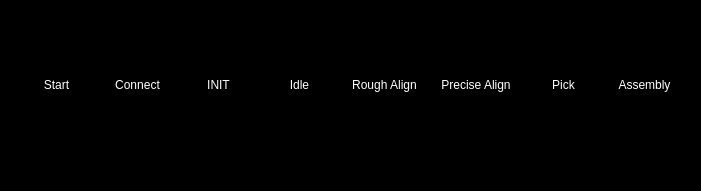
        <widget class="QStackedWidget" name="ProcessAndInfoStackedWidget">
         <property name="geometry">
          <rect>
           <x>0</x>
           <y>500</y>
           <width>701</width>
           <height>191</height>
          </rect>
         </property>
         <property name="styleSheet">
          <string notr="true"> background-color: #000000; color: white;</string>
         </property>
         <property name="currentIndex">
          <number>0</number>
         </property>
         <widget class="QWidget" name="AutoProcessPage">
          <property name="styleSheet">
           <string notr="true"/>
          </property>
          <layout class="QHBoxLayout" name="horizontalLayout_6">
           <item>
            <widget class="QFrame" name="Timeline">
             <property name="sizePolicy">
              <sizepolicy hsizetype="Preferred" vsizetype="Preferred">
               <horstretch>0</horstretch>
               <verstretch>0</verstretch>
              </sizepolicy>
             </property>
             <property name="styleSheet">
              <string notr="true"/>
             </property>
             <property name="frameShape">
              <enum>QFrame::Shape::StyledPanel</enum>
             </property>
             <property name="frameShadow">
              <enum>QFrame::Shadow::Raised</enum>
             </property>
             <layout class="QHBoxLayout" name="horizontalLayout_3">
              <item alignment="Qt::AlignmentFlag::AlignVCenter">
               <widget class="QWidget" name="StartWidget" native="true">
                <layout class="QVBoxLayout" name="verticalLayout_2">
                 <item>
                  <widget class="QLabel" name="StartProcessText">
                   <property name="text">
                    <string>Start</string>
                   </property>
                   <property name="alignment">
                    <set>Qt::AlignmentFlag::AlignCenter</set>
                   </property>
                  </widget>
                 </item>
                 <item alignment="Qt::AlignmentFlag::AlignHCenter">
                  <widget class="QLabel" name="StartCircle">
                   <property name="sizePolicy">
                    <sizepolicy hsizetype="Fixed" vsizetype="Fixed">
                     <horstretch>0</horstretch>
                     <verstretch>0</verstretch>
                    </sizepolicy>
                   </property>
                   <property name="text">
                    <string/>
                   </property>
                   <property name="pixmap">
                    <pixmap>icons/white/timeline-circle.svg</pixmap>
                   </property>
                   <property name="scaledContents">
                    <bool>true</bool>
                   </property>
                   <property name="alignment">
                    <set>Qt::AlignmentFlag::AlignCenter</set>
                   </property>
                  </widget>
                 </item>
                </layout>
               </widget>
              </item>
              <item alignment="Qt::AlignmentFlag::AlignVCenter">
               <widget class="QWidget" name="ConnectWidget" native="true">
                <layout class="QVBoxLayout" name="verticalLayout">
                 <item>
                  <widget class="QLabel" name="ConnectProcessText">
                   <property name="text">
                    <string>Connect</string>
                   </property>
                   <property name="alignment">
                    <set>Qt::AlignmentFlag::AlignCenter</set>
                   </property>
                  </widget>
                 </item>
                 <item alignment="Qt::AlignmentFlag::AlignHCenter">
                  <widget class="QLabel" name="ConnectCircle">
                   <property name="sizePolicy">
                    <sizepolicy hsizetype="Fixed" vsizetype="Fixed">
                     <horstretch>0</horstretch>
                     <verstretch>0</verstretch>
                    </sizepolicy>
                   </property>
                   <property name="text">
                    <string/>
                   </property>
                   <property name="pixmap">
                    <pixmap>icons/white/timeline-circle.svg</pixmap>
                   </property>
                   <property name="scaledContents">
                    <bool>true</bool>
                   </property>
                   <property name="alignment">
                    <set>Qt::AlignmentFlag::AlignCenter</set>
                   </property>
                  </widget>
                 </item>
                </layout>
               </widget>
              </item>
              <item alignment="Qt::AlignmentFlag::AlignVCenter">
               <widget class="QWidget" name="INITWidget" native="true">
                <layout class="QVBoxLayout" name="verticalLayout_3">
                 <item>
                  <widget class="QLabel" name="INITProcessText">
                   <property name="text">
                    <string>INIT</string>
                   </property>
                   <property name="alignment">
                    <set>Qt::AlignmentFlag::AlignCenter</set>
                   </property>
                  </widget>
                 </item>
                 <item alignment="Qt::AlignmentFlag::AlignHCenter">
                  <widget class="QLabel" name="INITCircle">
                   <property name="sizePolicy">
                    <sizepolicy hsizetype="Fixed" vsizetype="Fixed">
                     <horstretch>0</horstretch>
                     <verstretch>0</verstretch>
                    </sizepolicy>
                   </property>
                   <property name="text">
                    <string/>
                   </property>
                   <property name="pixmap">
                    <pixmap>icons/white/timeline-circle.svg</pixmap>
                   </property>
                   <property name="scaledContents">
                    <bool>true</bool>
                   </property>
                   <property name="alignment">
                    <set>Qt::AlignmentFlag::AlignCenter</set>
                   </property>
                  </widget>
                 </item>
                </layout>
               </widget>
              </item>
              <item alignment="Qt::AlignmentFlag::AlignVCenter">
               <widget class="QWidget" name="IdleWidget" native="true">
                <layout class="QVBoxLayout" name="verticalLayout_6">
                 <item>
                  <widget class="QLabel" name="IdleProcessText">
                   <property name="text">
                    <string>Idle</string>
                   </property>
                   <property name="alignment">
                    <set>Qt::AlignmentFlag::AlignCenter</set>
                   </property>
                  </widget>
                 </item>
                 <item alignment="Qt::AlignmentFlag::AlignHCenter">
                  <widget class="QLabel" name="IdleCircle">
                   <property name="sizePolicy">
                    <sizepolicy hsizetype="Fixed" vsizetype="Fixed">
                     <horstretch>0</horstretch>
                     <verstretch>0</verstretch>
                    </sizepolicy>
                   </property>
                   <property name="text">
                    <string/>
                   </property>
                   <property name="pixmap">
                    <pixmap>icons/white/timeline-circle.svg</pixmap>
                   </property>
                   <property name="scaledContents">
                    <bool>true</bool>
                   </property>
                   <property name="alignment">
                    <set>Qt::AlignmentFlag::AlignCenter</set>
                   </property>
                  </widget>
                 </item>
                </layout>
               </widget>
              </item>
              <item alignment="Qt::AlignmentFlag::AlignVCenter">
               <widget class="QWidget" name="ManualAlignWidget" native="true">
                <layout class="QVBoxLayout" name="verticalLayout_7">
                 <item>
                  <widget class="QLabel" name="RoughAlignProcessText">
                   <property name="text">
                    <string>Rough Align</string>
                   </property>
                   <property name="alignment">
                    <set>Qt::AlignmentFlag::AlignCenter</set>
                   </property>
                  </widget>
                 </item>
                 <item alignment="Qt::AlignmentFlag::AlignHCenter">
                  <widget class="QLabel" name="RoughAlignCircle">
                   <property name="sizePolicy">
                    <sizepolicy hsizetype="Fixed" vsizetype="Fixed">
                     <horstretch>0</horstretch>
                     <verstretch>0</verstretch>
                    </sizepolicy>
                   </property>
                   <property name="text">
                    <string/>
                   </property>
                   <property name="pixmap">
                    <pixmap>icons/white/timeline-circle.svg</pixmap>
                   </property>
                   <property name="scaledContents">
                    <bool>true</bool>
                   </property>
                   <property name="alignment">
                    <set>Qt::AlignmentFlag::AlignCenter</set>
                   </property>
                  </widget>
                 </item>
                </layout>
               </widget>
              </item>
              <item alignment="Qt::AlignmentFlag::AlignVCenter">
               <widget class="QWidget" name="AutoAlignWidget" native="true">
                <layout class="QVBoxLayout" name="verticalLayout_8">
                 <item>
                  <widget class="QLabel" name="PreciseAlignProcessText">
                   <property name="text">
                    <string>Precise Align</string>
                   </property>
                   <property name="alignment">
                    <set>Qt::AlignmentFlag::AlignCenter</set>
                   </property>
                  </widget>
                 </item>
                 <item alignment="Qt::AlignmentFlag::AlignHCenter">
                  <widget class="QLabel" name="PreciseAlignCircle">
                   <property name="sizePolicy">
                    <sizepolicy hsizetype="Fixed" vsizetype="Fixed">
                     <horstretch>0</horstretch>
                     <verstretch>0</verstretch>
                    </sizepolicy>
                   </property>
                   <property name="text">
                    <string/>
                   </property>
                   <property name="pixmap">
                    <pixmap>icons/white/timeline-circle.svg</pixmap>
                   </property>
                   <property name="scaledContents">
                    <bool>true</bool>
                   </property>
                   <property name="alignment">
                    <set>Qt::AlignmentFlag::AlignCenter</set>
                   </property>
                  </widget>
                 </item>
                </layout>
               </widget>
              </item>
              <item alignment="Qt::AlignmentFlag::AlignVCenter">
               <widget class="QWidget" name="AutoPickWidget" native="true">
                <layout class="QVBoxLayout" name="verticalLayout_9">
                 <item>
                  <widget class="QLabel" name="PickProcessText">
                   <property name="text">
                    <string>Pick</string>
                   </property>
                   <property name="alignment">
                    <set>Qt::AlignmentFlag::AlignCenter</set>
                   </property>
                  </widget>
                 </item>
                 <item alignment="Qt::AlignmentFlag::AlignHCenter">
                  <widget class="QLabel" name="PickCircle">
                   <property name="sizePolicy">
                    <sizepolicy hsizetype="Fixed" vsizetype="Fixed">
                     <horstretch>0</horstretch>
                     <verstretch>0</verstretch>
                    </sizepolicy>
                   </property>
                   <property name="text">
                    <string/>
                   </property>
                   <property name="pixmap">
                    <pixmap>icons/white/timeline-circle.svg</pixmap>
                   </property>
                   <property name="scaledContents">
                    <bool>true</bool>
                   </property>
                   <property name="alignment">
                    <set>Qt::AlignmentFlag::AlignCenter</set>
                   </property>
                  </widget>
                 </item>
                </layout>
               </widget>
              </item>
              <item alignment="Qt::AlignmentFlag::AlignVCenter">
               <widget class="QWidget" name="AssemblyWidget" native="true">
                <layout class="QVBoxLayout" name="verticalLayout_4">
                 <item alignment="Qt::AlignmentFlag::AlignTop">
                  <widget class="QLabel" name="AssemblyProcessText">
                   <property name="text">
                    <string>Assembly</string>
                   </property>
                   <property name="alignment">
                    <set>Qt::AlignmentFlag::AlignCenter</set>
                   </property>
                  </widget>
                 </item>
                 <item alignment="Qt::AlignmentFlag::AlignHCenter|Qt::AlignmentFlag::AlignVCenter">
                  <widget class="QLabel" name="AssemblyCircle">
                   <property name="sizePolicy">
                    <sizepolicy hsizetype="Fixed" vsizetype="Fixed">
                     <horstretch>0</horstretch>
                     <verstretch>0</verstretch>
                    </sizepolicy>
                   </property>
                   <property name="text">
                    <string/>
                   </property>
                   <property name="pixmap">
                    <pixmap>icons/white/timeline-circle.svg</pixmap>
                   </property>
                   <property name="scaledContents">
                    <bool>true</bool>
                   </property>
                   <property name="alignment">
                    <set>Qt::AlignmentFlag::AlignCenter</set>
                   </property>
                  </widget>
                 </item>
                </layout>
               </widget>
              </item>
             </layout>
            </widget>
           </item>
          </layout>
         </widget>
         <widget class="QWidget" name="InformationPage">
          <property name="styleSheet">
           <string notr="true"/>
          </property>
          <layout class="QHBoxLayout" name="horizontalLayout_7">
           <property name="spacing">
            <number>6</number>
           </property>
          </layout>
         </widget>
        </widget>
